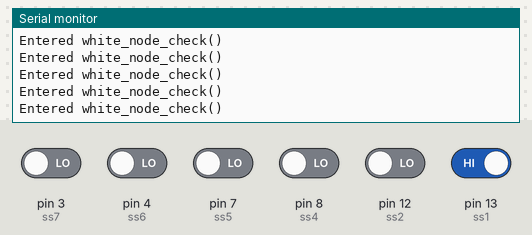
The sketch below on a simulated Arduino Uno, built with avr-gcc and run on an emulated ATmega328P. Parts: the last lines printed to the serial monitor. Inputs (shaded band) come from the test bench; at power-on: pin 13 (ss1) HIGH, pin 3 (ss7), pin 4 (ss6), pin 7 (ss5), pin 8 (ss4), pin 12 (ss2) LOW.

Above: at 1.2 s.
1.3 s: pin 4 (ss6) driven HIGH
At 2.2 s:
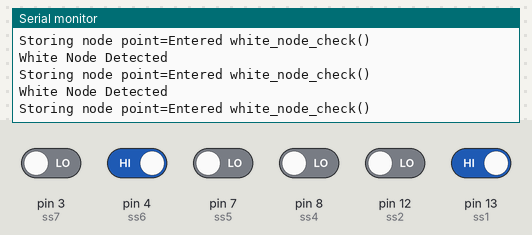
2.8 s: pin 12 (ss2) driven HIGH
At 3.6 s:
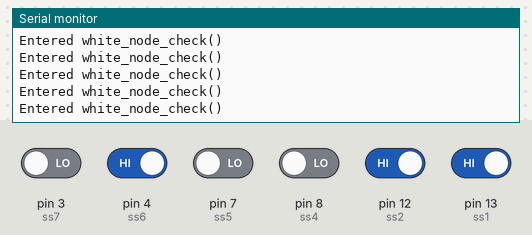
5.8 s: pin 13 (ss1) driven LOW
At 6.6 s:
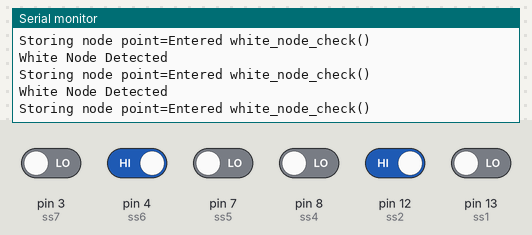
8.8 s: pin 4 (ss6) driven LOW
At 9.5 s:
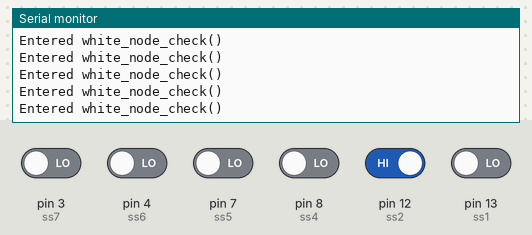
11.8 s: pin 7 (ss5) driven HIGH
At 11.96 s:
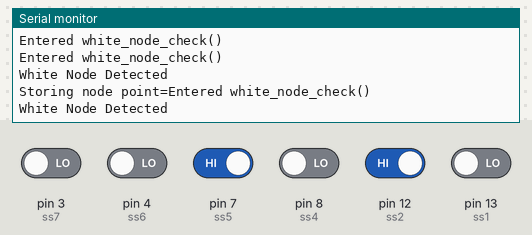
14.8 s: pin 3 (ss7) driven HIGH and pin 7 (ss5) driven LOW
At 14.93 s:
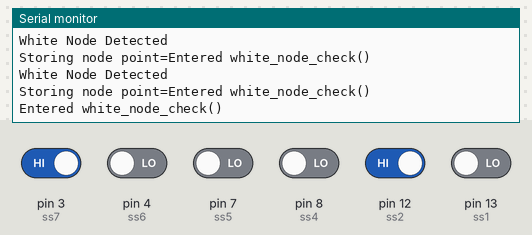

The sketch:

white_node_check.ino
```cpp
int ss1 = 13;
int ss2 = 12;
int ss3 = 11;
int ss4 = 8;
int ss5 = 7;
int ss6 = 4;
int ss7 = 3;
int ss8 = 2;
int a, b, c, d, e, f, g, h;
void setup() {
  // put your setup code here, to run once:
  pinMode(ss1, INPUT);
  pinMode(ss2, INPUT);
  pinMode(ss3, INPUT);
  pinMode(ss4, INPUT);
  pinMode(ss5, INPUT);
  pinMode(ss6, INPUT);
  pinMode(ss7, INPUT);
  pinMode(ss8, INPUT);
  Serial.begin(9600);

}

void loop() {
  // put your main code here, to run repeatedly:
white_node_check();
}

void white_node_check()
{
  Serial.println("Entered white_node_check()");
  /*if( (digitalRead(ss1)==LOW) && (digitalRead(ss2)==LOW) && ((digitalRead(ss4)==HIGH) || (digitalRead(ss5)==HIGH)) && (digitalRead(ss7)==LOW) && (digitalRead(ss8)==LOW) )
  {
    just_check();*/

    //delay(100);
      if( ( (digitalRead(ss1)==LOW) || (digitalRead(ss2)==LOW)) && ( (digitalRead(ss4)==HIGH) || (digitalRead(ss5)==HIGH) || (digitalRead(ss6)==HIGH) ) && ( (digitalRead(ss7)==LOW) || (digitalRead(ss8)==LOW) ) )
     {
      Serial.println("White Node Detected");
    //buzz1();
    //node[i]=flag;
    Serial.print("Storing node point=");
    //Serial.println(flag);
//    i++;
     }
     }
```

Measured:
- after the input at 1.3 s, the serial monitor: prints a new line after 0.07 s (image 1)
